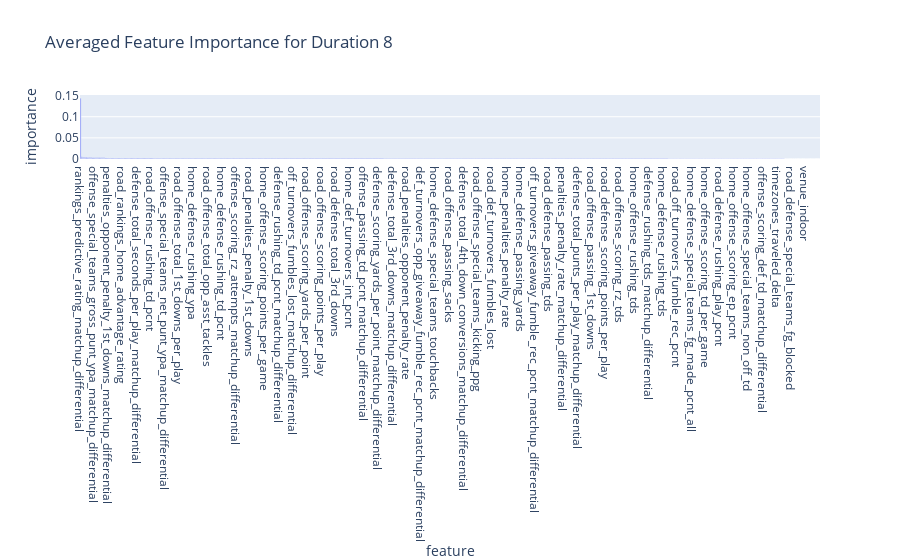

Notebook cell for this chart:
### Code cell
fig = px.bar(importance_df, x='feature', y='importance', title='Averaged Feature Importance for Duration 8')
fig.show()
fig.write_html("../output/visualizations/feature_importance/feature_importance_d8.html")

### Figure 1 — Plotly figure (JSON) as saved in the notebook; plotly's stock layout.template omitted (floating-point values rounded to 4 significant figures; data arrays with more than 128 entries replaced by an {"elided": "..."} marker saying what was removed)
{"data": [{"alignmentgroup": "True", "hovertemplate": "feature=%{x}<br>importance=%{y}<extra></extra>", "legendgroup": "", "marker": {"color": "#636efa", "pattern": {"shape": ""}}, "name": "", "offsetgroup": "", "orientation": "v", "showlegend": false, "textposition": "auto", "type": "bar", "x": {"elided": "624 str values"}, "xaxis": "x", "y": {"elided": "624 float values"}, "yaxis": "y"}], "layout": {"autosize": true, "barmode": "relative", "legend": {"tracegroupgap": 0}, "title": {"text": "Averaged Feature Importance for Duration 8"}, "xaxis": {"anchor": "y", "autorange": true, "domain": [0, 1], "range": [-0.5, 623.5], "title": {"text": "feature"}, "type": "category"}, "yaxis": {"anchor": "x", "autorange": true, "domain": [0, 1], "range": [0, 0.1514], "title": {"text": "importance"}, "type": "linear"}}}
